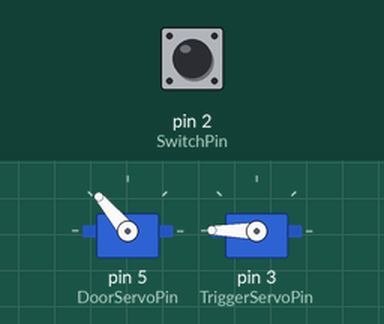
Simulated run of this sketch. Board: Arduino Uno, built with avr-gcc and run on an emulated ATmega328P. On the bench: 2 × servo. Inputs (shaded band) come from the test bench; at power-on: pin 2 (SwitchPin) HIGH. Random numbers use the default seed unless the sketch sets one.

Above: at 0.15 s.
At 9.67 s:
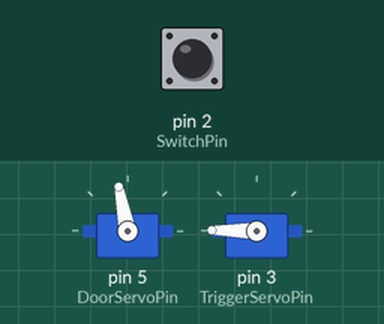
At 17.7 s:
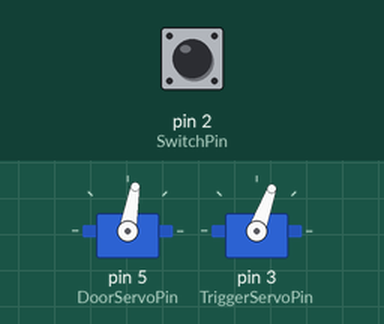
At 38.8 s:
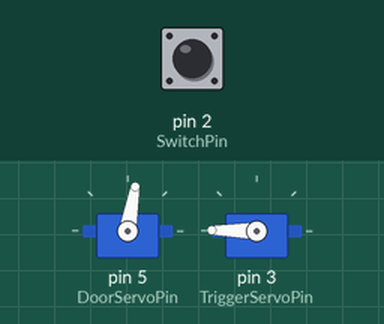
Timing chart, 0 to 40.0 s (numbered marks = the images above):
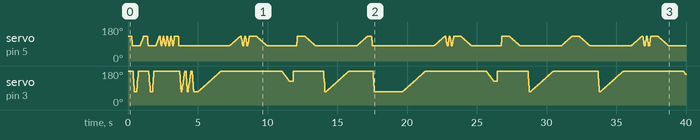

The sketch:

useless_box.ino
```cpp
#define DoorServoPin    5
#define TriggerServoPin 3
#define SwitchPin       2

#define DOOR_HOME    130
#define DOOR_OPEN    80
#define TRIGGER_HOME 179
#define TRIGGER_CLOSE 70

#include <Servo.h>

Servo DoorServo, TriggerServo;

int door_angle, trigger_angle, switch_val, randval;

void open_door( int door_delay, int spd, int after_delay ) {
  /* opens and closes the door after door_delay microseconds, as quickly as specified
  in the fwdspd and bwdspd vars */

  int gap = DOOR_HOME - DOOR_OPEN;
  delay( door_delay );

  for ( int i = 0; i <= gap; i++ ) {
    DoorServo.write( DOOR_HOME - i );
    delay( spd );
  }

  delay( after_delay );
}

void close_door( int door_delay, int spd, int after_delay ) {
  int gap = DOOR_HOME - DOOR_OPEN;
  delay( door_delay );

  for ( int i = 0; i <= gap; i ++ ) {
    DoorServo.write( DOOR_OPEN + i );
    delay( spd );
  }

  delay( after_delay );
}

void trigger( int trigger_delay,  int fwdspd, int bwdspd, int between_delay, int after_delay ) {
  /* Sends the trigger arm towards the switch. Waits "delayval" milliseconds before starting.
     Forward movement speed is defined by forwardspeedval, and backward speed is defined by backwardspeedval.
  */

  int gap = TRIGGER_HOME - TRIGGER_CLOSE;
  delay( trigger_delay );

  for ( int i = 0; i <= gap; i++ ) {
    TriggerServo.write( TRIGGER_HOME - i );
    delay( fwdspd );
  }

  delay( between_delay );

  for ( int i = 0; i <= gap; i++ ) {
    TriggerServo.write( TRIGGER_CLOSE + i );
    delay( bwdspd );
  }

  delay( after_delay );
}

void peek_trigger() {
  open_door( 500, 15, 50 );

  // Move the trigger half the way to the switch
  int gap = ( TRIGGER_HOME - TRIGGER_CLOSE ) / 2;

  delay( 1000 );

  for ( int i = 0; i <= gap; i++ ) {
    TriggerServo.write( TRIGGER_HOME - i );
    delay( 10 );
  }

  delay( 250 );

  TriggerServo.write( TRIGGER_HOME );
  delay( 100 );

  close_door( 150, 1, 50 );
}

void open_close_cycle( int cycles, int spd, int delayval ) {
  for ( int i = 0; i < cycles; i++ ) {
    open_door(  delayval, spd, delayval );
    close_door( delayval, spd, delayval );
  }
}

// Door-Trigger sequence functions
void standard() {
  open_door( 500, 15, 50 );
  trigger( 500, 1, 15, 50, 50 );
  close_door( 500, 15, 50 );
}

void quick() {
  open_door(  250, 1, 15 );
  trigger(    25,  1,  1, 150, 25 );
  close_door( 100, 5, 15 );
}

void im_warning_you() {
  open_door(  250, 1, 15 );
  trigger(    25,  1,  15, 2000, 100 );
  close_door( 500, 15, 50 );
}

void im_warning_you_2() {
  open_close_cycle( 4, 2, 15 );
  open_door(  250, 1, 15 );
  for ( int i = 0; i < 2; i++ ) {
    trigger( 25, 1,  2, 25, 50 );
  }
  trigger( 25,  1,  15, 300, 100 );
  close_door( 500, 15, 50 );
}

void tease() {
  open_close_cycle( 2, 2, 25 );
  peek_trigger();
  standard();
}

void tease_2() {
  peek_trigger();
  quick();
}

void setup() {
  DoorServo.attach(    DoorServoPin    );
  TriggerServo.attach( TriggerServoPin );

  pinMode( SwitchPin, INPUT_PULLUP );

  DoorServo.write( DOOR_HOME );
  TriggerServo.write( TRIGGER_HOME );

  Serial.begin(9600);
}

void loop() {
  switch_val = digitalRead( SwitchPin );

  if (switch_val == HIGH ) {
      randval = random( 1, 7 );
      switch (randval) {
        case 1:
          standard();
          break;
        case 2:
          quick();
          break;
        case 3:
          tease();
          break;
        case 4:
          tease_2();
          break;
        case 5:
          im_warning_you();
          break;
        case 6:
          im_warning_you_2();
          break;
      }
  }
}
```
